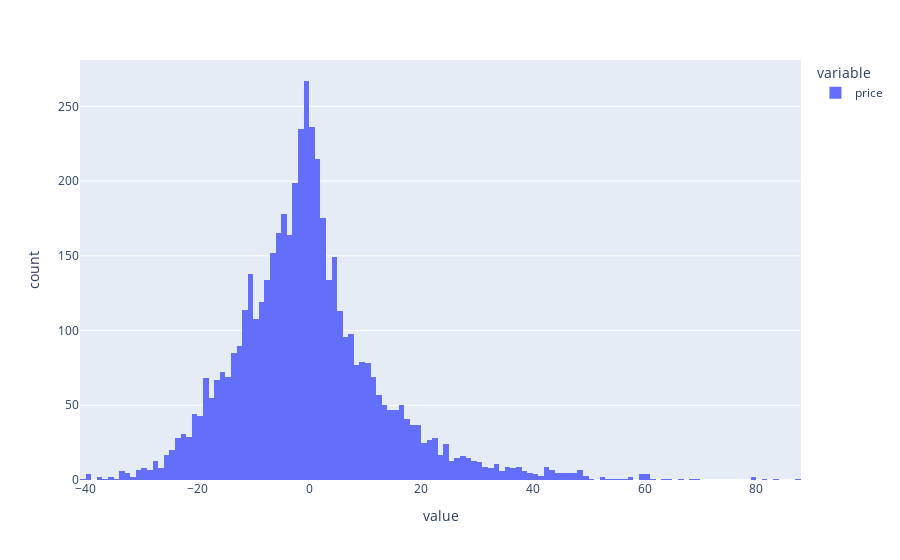

Notebook code for this chart:
### Code cell
px.histogram( data_subset.price - predicted )

### Figure 1 — Plotly figure (JSON) as saved in the notebook; plotly's stock layout.template omitted (floating-point values rounded to 4 significant figures; data arrays with more than 128 entries replaced by an {"elided": "..."} marker saying what was removed)
{"data": [{"alignmentgroup": "True", "bingroup": "x", "hovertemplate": "variable=price<br>value=%{x}<br>count=%{y}<extra></extra>", "legendgroup": "price", "marker": {"color": "#636efa", "pattern": {"shape": ""}}, "name": "price", "offsetgroup": "price", "orientation": "v", "showlegend": true, "type": "histogram", "x": {"elided": "5000 float values"}, "xaxis": "x", "yaxis": "y"}], "layout": {"autosize": true, "barmode": "relative", "legend": {"title": {"text": "variable"}, "tracegroupgap": 0}, "margin": {"t": 60}, "xaxis": {"anchor": "y", "autorange": true, "domain": [0, 1], "range": [-41, 88], "title": {"text": "value"}, "type": "linear"}, "yaxis": {"anchor": "x", "autorange": true, "domain": [0, 1], "range": [0, 281.1], "title": {"text": "count"}}}}
